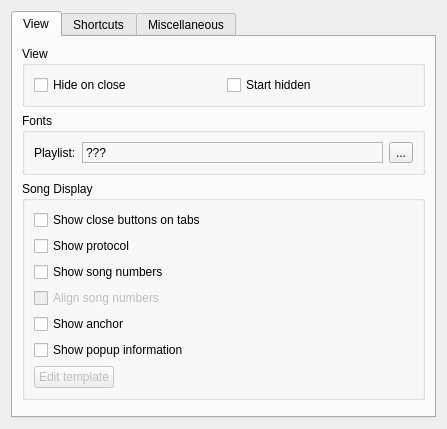
<?xml version="1.0" encoding="UTF-8"?>
<ui version="4.0">
 <class>QSUISettings</class>
 <widget class="QWidget" name="QSUISettings">
  <property name="geometry">
   <rect>
    <x>0</x>
    <y>0</y>
    <width>447</width>
    <height>429</height>
   </rect>
  </property>
  <property name="windowTitle">
   <string notr="true">Form</string>
  </property>
  <layout class="QHBoxLayout" name="horizontalLayout">
   <item>
    <widget class="QTabWidget" name="tabWidget">
     <property name="currentIndex">
      <number>0</number>
     </property>
     <widget class="QWidget" name="tab">
      <attribute name="title">
       <string>View</string>
      </attribute>
      <layout class="QVBoxLayout" name="verticalLayout">
       <item>
        <widget class="QGroupBox" name="groupBox">
         <property name="title">
          <string>View</string>
         </property>
         <layout class="QHBoxLayout" name="horizontalLayout_2">
          <item>
           <widget class="QCheckBox" name="hideOnCloseCheckBox">
            <property name="text">
             <string>Hide on close</string>
            </property>
           </widget>
          </item>
          <item>
           <widget class="QCheckBox" name="hiddenCheckBox">
            <property name="text">
             <string>Start hidden</string>
            </property>
           </widget>
          </item>
         </layout>
        </widget>
       </item>
       <item>
        <widget class="QGroupBox" name="plGroupBox">
         <property name="sizePolicy">
          <sizepolicy hsizetype="Preferred" vsizetype="Fixed">
           <horstretch>0</horstretch>
           <verstretch>0</verstretch>
          </sizepolicy>
         </property>
         <property name="title">
          <string>Fonts</string>
         </property>
         <layout class="QGridLayout" name="gridLayout_2">
          <item row="0" column="0">
           <widget class="QLabel" name="label_2">
            <property name="sizePolicy">
             <sizepolicy hsizetype="Preferred" vsizetype="Preferred">
              <horstretch>0</horstretch>
              <verstretch>0</verstretch>
             </sizepolicy>
            </property>
            <property name="maximumSize">
             <size>
              <width>80</width>
              <height>16777215</height>
             </size>
            </property>
            <property name="text">
             <string>Playlist:</string>
            </property>
            <property name="alignment">
             <set>Qt::AlignLeading|Qt::AlignLeft|Qt::AlignVCenter</set>
            </property>
           </widget>
          </item>
          <item row="0" column="1">
           <widget class="QLabel" name="plFontLabel">
            <property name="sizePolicy">
             <sizepolicy hsizetype="Expanding" vsizetype="Preferred">
              <horstretch>0</horstretch>
              <verstretch>0</verstretch>
             </sizepolicy>
            </property>
            <property name="frameShape">
             <enum>QFrame::StyledPanel</enum>
            </property>
            <property name="frameShadow">
             <enum>QFrame::Sunken</enum>
            </property>
            <property name="text">
             <string>???</string>
            </property>
           </widget>
          </item>
          <item row="0" column="2">
           <widget class="QToolButton" name="plFontButton">
            <property name="text">
             <string>...</string>
            </property>
           </widget>
          </item>
         </layout>
        </widget>
       </item>
       <item>
        <widget class="QGroupBox" name="groupBox_2">
         <property name="title">
          <string>Song Display</string>
         </property>
         <layout class="QGridLayout" name="gridLayout_3">
          <item row="1" column="0">
           <widget class="QCheckBox" name="protocolCheckBox">
            <property name="text">
             <string>Show protocol</string>
            </property>
           </widget>
          </item>
          <item row="2" column="0">
           <widget class="QCheckBox" name="numbersCheckBox">
            <property name="text">
             <string>Show song numbers</string>
            </property>
           </widget>
          </item>
          <item row="3" column="0">
           <widget class="QCheckBox" name="alignCheckBox">
            <property name="enabled">
             <bool>false</bool>
            </property>
            <property name="text">
             <string>Align song numbers</string>
            </property>
           </widget>
          </item>
          <item row="4" column="0">
           <widget class="QCheckBox" name="anchorCheckBox">
            <property name="text">
             <string>Show anchor</string>
            </property>
           </widget>
          </item>
          <item row="6" column="0">
           <widget class="QCheckBox" name="popupCheckBox">
            <property name="text">
             <string>Show popup information</string>
            </property>
           </widget>
          </item>
          <item row="8" column="0">
           <layout class="QHBoxLayout" name="horizontalLayout_3">
            <item>
             <widget class="QPushButton" name="popupTemplateButton">
              <property name="enabled">
               <bool>false</bool>
              </property>
              <property name="text">
               <string>Edit template</string>
              </property>
             </widget>
            </item>
            <item>
             <spacer name="horizontalSpacer_2">
              <property name="orientation">
               <enum>Qt::Horizontal</enum>
              </property>
              <property name="sizeHint" stdset="0">
               <size>
                <width>40</width>
                <height>20</height>
               </size>
              </property>
             </spacer>
            </item>
           </layout>
          </item>
          <item row="0" column="0">
           <widget class="QCheckBox" name="tabsClosableCheckBox">
            <property name="text">
             <string>Show close buttons on tabs</string>
            </property>
           </widget>
          </item>
         </layout>
        </widget>
       </item>
       <item>
        <spacer name="verticalSpacer">
         <property name="orientation">
          <enum>Qt::Vertical</enum>
         </property>
         <property name="sizeHint" stdset="0">
          <size>
           <width>20</width>
           <height>40</height>
          </size>
         </property>
        </spacer>
       </item>
      </layout>
     </widget>
     <widget class="QWidget" name="tab_5">
      <attribute name="title">
       <string>Shortcuts</string>
      </attribute>
      <layout class="QGridLayout" name="gridLayout">
       <item row="0" column="0" colspan="2">
        <widget class="QTreeWidget" name="shortcutTreeWidget">
         <property name="alternatingRowColors">
          <bool>true</bool>
         </property>
         <property name="animated">
          <bool>true</bool>
         </property>
         <column>
          <property name="text">
           <string>Action</string>
          </property>
         </column>
         <column>
          <property name="text">
           <string>Shortcut</string>
          </property>
         </column>
        </widget>
       </item>
       <item row="1" column="0">
        <widget class="QPushButton" name="changeShortcutButton">
         <property name="text">
          <string>Change shortcut...</string>
         </property>
        </widget>
       </item>
       <item row="1" column="1">
        <spacer name="horizontalSpacer_7">
         <property name="orientation">
          <enum>Qt::Horizontal</enum>
         </property>
         <property name="sizeHint" stdset="0">
          <size>
           <width>281</width>
           <height>20</height>
          </size>
         </property>
        </spacer>
       </item>
      </layout>
     </widget>
     <widget class="QWidget" name="tab_2">
      <attribute name="title">
       <string>Miscellaneous</string>
      </attribute>
      <layout class="QVBoxLayout" name="verticalLayout_2">
       <item>
        <widget class="QGroupBox" name="groupBox_4">
         <property name="title">
          <string>Analyzer Colors</string>
         </property>
         <layout class="QGridLayout" name="gridLayout_4">
          <item row="0" column="0">
           <widget class="QLabel" name="label">
            <property name="text">
             <string>Analyzer #1:</string>
            </property>
           </widget>
          </item>
          <item row="0" column="1">
           <widget class="ColorWidget" name="aColor1">
            <property name="sizePolicy">
             <sizepolicy hsizetype="Fixed" vsizetype="Fixed">
              <horstretch>0</horstretch>
              <verstretch>0</verstretch>
             </sizepolicy>
            </property>
            <property name="minimumSize">
             <size>
              <width>20</width>
              <height>20</height>
             </size>
            </property>
            <property name="maximumSize">
             <size>
              <width>20</width>
              <height>20</height>
             </size>
            </property>
            <property name="frameShape">
             <enum>QFrame::Box</enum>
            </property>
            <property name="frameShadow">
             <enum>QFrame::Plain</enum>
            </property>
           </widget>
          </item>
          <item row="0" column="3">
           <widget class="QLabel" name="label_3">
            <property name="text">
             <string>Peaks:</string>
            </property>
           </widget>
          </item>
          <item row="0" column="4">
           <widget class="ColorWidget" name="peaksColor">
            <property name="sizePolicy">
             <sizepolicy hsizetype="Fixed" vsizetype="Fixed">
              <horstretch>0</horstretch>
              <verstretch>0</verstretch>
             </sizepolicy>
            </property>
            <property name="minimumSize">
             <size>
              <width>20</width>
              <height>20</height>
             </size>
            </property>
            <property name="maximumSize">
             <size>
              <width>20</width>
              <height>20</height>
             </size>
            </property>
            <property name="frameShape">
             <enum>QFrame::Box</enum>
            </property>
           </widget>
          </item>
          <item row="1" column="0">
           <widget class="QLabel" name="label_4">
            <property name="text">
             <string>Analyzer #2:</string>
            </property>
           </widget>
          </item>
          <item row="1" column="1">
           <widget class="ColorWidget" name="aColor2">
            <property name="sizePolicy">
             <sizepolicy hsizetype="Fixed" vsizetype="Fixed">
              <horstretch>0</horstretch>
              <verstretch>0</verstretch>
             </sizepolicy>
            </property>
            <property name="minimumSize">
             <size>
              <width>20</width>
              <height>20</height>
             </size>
            </property>
            <property name="maximumSize">
             <size>
              <width>20</width>
              <height>20</height>
             </size>
            </property>
            <property name="frameShape">
             <enum>QFrame::Box</enum>
            </property>
           </widget>
          </item>
          <item row="1" column="3">
           <widget class="QLabel" name="label_5">
            <property name="text">
             <string>Background:</string>
            </property>
           </widget>
          </item>
          <item row="1" column="4">
           <widget class="ColorWidget" name="bgColor">
            <property name="sizePolicy">
             <sizepolicy hsizetype="Fixed" vsizetype="Fixed">
              <horstretch>0</horstretch>
              <verstretch>0</verstretch>
             </sizepolicy>
            </property>
            <property name="minimumSize">
             <size>
              <width>20</width>
              <height>20</height>
             </size>
            </property>
            <property name="maximumSize">
             <size>
              <width>20</width>
              <height>20</height>
             </size>
            </property>
            <property name="frameShape">
             <enum>QFrame::Box</enum>
            </property>
           </widget>
          </item>
          <item row="2" column="0">
           <widget class="QLabel" name="label_6">
            <property name="text">
             <string>Analyzer #3:</string>
            </property>
           </widget>
          </item>
          <item row="2" column="1">
           <widget class="ColorWidget" name="aColor3">
            <property name="sizePolicy">
             <sizepolicy hsizetype="Fixed" vsizetype="Fixed">
              <horstretch>0</horstretch>
              <verstretch>0</verstretch>
             </sizepolicy>
            </property>
            <property name="minimumSize">
             <size>
              <width>20</width>
              <height>20</height>
             </size>
            </property>
            <property name="maximumSize">
             <size>
              <width>20</width>
              <height>20</height>
             </size>
            </property>
            <property name="frameShape">
             <enum>QFrame::Box</enum>
            </property>
           </widget>
          </item>
          <item row="2" column="3" colspan="2">
           <spacer name="horizontalSpacer">
            <property name="orientation">
             <enum>Qt::Horizontal</enum>
            </property>
            <property name="sizeType">
             <enum>QSizePolicy::Preferred</enum>
            </property>
            <property name="sizeHint" stdset="0">
             <size>
              <width>20</width>
              <height>20</height>
             </size>
            </property>
           </spacer>
          </item>
          <item row="0" column="5" rowspan="3">
           <spacer name="horizontalSpacer_3">
            <property name="orientation">
             <enum>Qt::Horizontal</enum>
            </property>
            <property name="sizeHint" stdset="0">
             <size>
              <width>10</width>
              <height>20</height>
             </size>
            </property>
           </spacer>
          </item>
          <item row="0" column="2" rowspan="3">
           <spacer name="horizontalSpacer_4">
            <property name="orientation">
             <enum>Qt::Horizontal</enum>
            </property>
            <property name="sizeHint" stdset="0">
             <size>
              <width>40</width>
              <height>20</height>
             </size>
            </property>
           </spacer>
          </item>
         </layout>
        </widget>
       </item>
       <item>
        <widget class="QGroupBox" name="groupBox_3">
         <property name="title">
          <string>Playlist Colors</string>
         </property>
         <layout class="QGridLayout" name="gridLayout_5">
          <item row="1" column="0">
           <widget class="QLabel" name="label_7">
            <property name="text">
             <string>Background #1:</string>
            </property>
           </widget>
          </item>
          <item row="1" column="1">
           <widget class="ColorWidget" name="plBg1Color">
            <property name="enabled">
             <bool>false</bool>
            </property>
            <property name="sizePolicy">
             <sizepolicy hsizetype="Fixed" vsizetype="Fixed">
              <horstretch>0</horstretch>
              <verstretch>0</verstretch>
             </sizepolicy>
            </property>
            <property name="minimumSize">
             <size>
              <width>20</width>
              <height>20</height>
             </size>
            </property>
            <property name="maximumSize">
             <size>
              <width>20</width>
              <height>20</height>
             </size>
            </property>
            <property name="frameShape">
             <enum>QFrame::Box</enum>
            </property>
           </widget>
          </item>
          <item row="1" column="2" rowspan="3">
           <spacer name="horizontalSpacer_5">
            <property name="orientation">
             <enum>Qt::Horizontal</enum>
            </property>
            <property name="sizeHint" stdset="0">
             <size>
              <width>40</width>
              <height>43</height>
             </size>
            </property>
           </spacer>
          </item>
          <item row="1" column="3">
           <widget class="QLabel" name="label_10">
            <property name="text">
             <string>Normal text:</string>
            </property>
           </widget>
          </item>
          <item row="1" column="4">
           <widget class="ColorWidget" name="plTextNormalColor">
            <property name="enabled">
             <bool>false</bool>
            </property>
            <property name="sizePolicy">
             <sizepolicy hsizetype="Fixed" vsizetype="Fixed">
              <horstretch>0</horstretch>
              <verstretch>0</verstretch>
             </sizepolicy>
            </property>
            <property name="minimumSize">
             <size>
              <width>20</width>
              <height>20</height>
             </size>
            </property>
            <property name="maximumSize">
             <size>
              <width>20</width>
              <height>20</height>
             </size>
            </property>
            <property name="frameShape">
             <enum>QFrame::Box</enum>
            </property>
           </widget>
          </item>
          <item row="1" column="5" rowspan="3">
           <spacer name="horizontalSpacer_6">
            <property name="orientation">
             <enum>Qt::Horizontal</enum>
            </property>
            <property name="sizeHint" stdset="0">
             <size>
              <width>66</width>
              <height>68</height>
             </size>
            </property>
           </spacer>
          </item>
          <item row="2" column="0">
           <widget class="QLabel" name="label_8">
            <property name="text">
             <string>Background #2:</string>
            </property>
           </widget>
          </item>
          <item row="2" column="1">
           <widget class="ColorWidget" name="plBg2Color">
            <property name="enabled">
             <bool>false</bool>
            </property>
            <property name="sizePolicy">
             <sizepolicy hsizetype="Fixed" vsizetype="Fixed">
              <horstretch>0</horstretch>
              <verstretch>0</verstretch>
             </sizepolicy>
            </property>
            <property name="minimumSize">
             <size>
              <width>20</width>
              <height>20</height>
             </size>
            </property>
            <property name="maximumSize">
             <size>
              <width>20</width>
              <height>20</height>
             </size>
            </property>
            <property name="frameShape">
             <enum>QFrame::Box</enum>
            </property>
           </widget>
          </item>
          <item row="2" column="3">
           <widget class="QLabel" name="label_11">
            <property name="text">
             <string>Current text:</string>
            </property>
           </widget>
          </item>
          <item row="2" column="4">
           <widget class="ColorWidget" name="plTextCurrentColor">
            <property name="enabled">
             <bool>false</bool>
            </property>
            <property name="sizePolicy">
             <sizepolicy hsizetype="Fixed" vsizetype="Fixed">
              <horstretch>0</horstretch>
              <verstretch>0</verstretch>
             </sizepolicy>
            </property>
            <property name="minimumSize">
             <size>
              <width>20</width>
              <height>20</height>
             </size>
            </property>
            <property name="maximumSize">
             <size>
              <width>20</width>
              <height>20</height>
             </size>
            </property>
            <property name="frameShape">
             <enum>QFrame::Box</enum>
            </property>
           </widget>
          </item>
          <item row="3" column="0">
           <widget class="QLabel" name="label_9">
            <property name="text">
             <string>Highlighted background:</string>
            </property>
           </widget>
          </item>
          <item row="3" column="1">
           <widget class="ColorWidget" name="plHlColor">
            <property name="enabled">
             <bool>false</bool>
            </property>
            <property name="sizePolicy">
             <sizepolicy hsizetype="Fixed" vsizetype="Fixed">
              <horstretch>0</horstretch>
              <verstretch>0</verstretch>
             </sizepolicy>
            </property>
            <property name="minimumSize">
             <size>
              <width>20</width>
              <height>20</height>
             </size>
            </property>
            <property name="maximumSize">
             <size>
              <width>20</width>
              <height>20</height>
             </size>
            </property>
            <property name="frameShape">
             <enum>QFrame::Box</enum>
            </property>
           </widget>
          </item>
          <item row="3" column="3">
           <widget class="QLabel" name="label_12">
            <property name="text">
             <string>Hightlighted text:</string>
            </property>
           </widget>
          </item>
          <item row="3" column="4">
           <widget class="ColorWidget" name="plTextHlCurrentColor">
            <property name="enabled">
             <bool>false</bool>
            </property>
            <property name="sizePolicy">
             <sizepolicy hsizetype="Fixed" vsizetype="Fixed">
              <horstretch>0</horstretch>
              <verstretch>0</verstretch>
             </sizepolicy>
            </property>
            <property name="minimumSize">
             <size>
              <width>20</width>
              <height>20</height>
             </size>
            </property>
            <property name="maximumSize">
             <size>
              <width>20</width>
              <height>20</height>
             </size>
            </property>
            <property name="frameShape">
             <enum>QFrame::Box</enum>
            </property>
           </widget>
          </item>
          <item row="0" column="0" colspan="6">
           <widget class="QCheckBox" name="plSystemColorsCheckBox">
            <property name="text">
             <string>Use system colors</string>
            </property>
            <property name="checked">
             <bool>true</bool>
            </property>
           </widget>
          </item>
         </layout>
        </widget>
       </item>
       <item>
        <spacer name="verticalSpacer_2">
         <property name="orientation">
          <enum>Qt::Vertical</enum>
         </property>
         <property name="sizeHint" stdset="0">
          <size>
           <width>20</width>
           <height>267</height>
          </size>
         </property>
        </spacer>
       </item>
      </layout>
     </widget>
    </widget>
   </item>
  </layout>
 </widget>
 <customwidgets>
  <customwidget>
   <class>ColorWidget</class>
   <extends>QFrame</extends>
   <header>colorwidget.h</header>
   <container>1</container>
  </customwidget>
 </customwidgets>
 <resources/>
 <connections>
  <connection>
   <sender>numbersCheckBox</sender>
   <signal>toggled(bool)</signal>
   <receiver>alignCheckBox</receiver>
   <slot>setEnabled(bool)</slot>
   <hints>
    <hint type="sourcelabel">
     <x>126</x>
     <y>274</y>
    </hint>
    <hint type="destinationlabel">
     <x>128</x>
     <y>301</y>
    </hint>
   </hints>
  </connection>
  <connection>
   <sender>popupCheckBox</sender>
   <signal>toggled(bool)</signal>
   <receiver>popupTemplateButton</receiver>
   <slot>setEnabled(bool)</slot>
   <hints>
    <hint type="sourcelabel">
     <x>96</x>
     <y>355</y>
    </hint>
    <hint type="destinationlabel">
     <x>99</x>
     <y>389</y>
    </hint>
   </hints>
  </connection>
  <connection>
   <sender>plSystemColorsCheckBox</sender>
   <signal>toggled(bool)</signal>
   <receiver>plBg1Color</receiver>
   <slot>setDisabled(bool)</slot>
   <hints>
    <hint type="sourcelabel">
     <x>113</x>
     <y>195</y>
    </hint>
    <hint type="destinationlabel">
     <x>188</x>
     <y>220</y>
    </hint>
   </hints>
  </connection>
  <connection>
   <sender>plSystemColorsCheckBox</sender>
   <signal>toggled(bool)</signal>
   <receiver>plBg2Color</receiver>
   <slot>setDisabled(bool)</slot>
   <hints>
    <hint type="sourcelabel">
     <x>150</x>
     <y>196</y>
    </hint>
    <hint type="destinationlabel">
     <x>186</x>
     <y>251</y>
    </hint>
   </hints>
  </connection>
  <connection>
   <sender>plSystemColorsCheckBox</sender>
   <signal>toggled(bool)</signal>
   <receiver>plHlColor</receiver>
   <slot>setDisabled(bool)</slot>
   <hints>
    <hint type="sourcelabel">
     <x>96</x>
     <y>200</y>
    </hint>
    <hint type="destinationlabel">
     <x>186</x>
     <y>280</y>
    </hint>
   </hints>
  </connection>
  <connection>
   <sender>plSystemColorsCheckBox</sender>
   <signal>toggled(bool)</signal>
   <receiver>plTextNormalColor</receiver>
   <slot>setDisabled(bool)</slot>
   <hints>
    <hint type="sourcelabel">
     <x>212</x>
     <y>196</y>
    </hint>
    <hint type="destinationlabel">
     <x>348</x>
     <y>219</y>
    </hint>
   </hints>
  </connection>
  <connection>
   <sender>plSystemColorsCheckBox</sender>
   <signal>toggled(bool)</signal>
   <receiver>plTextCurrentColor</receiver>
   <slot>setDisabled(bool)</slot>
   <hints>
    <hint type="sourcelabel">
     <x>209</x>
     <y>195</y>
    </hint>
    <hint type="destinationlabel">
     <x>360</x>
     <y>252</y>
    </hint>
   </hints>
  </connection>
  <connection>
   <sender>plSystemColorsCheckBox</sender>
   <signal>toggled(bool)</signal>
   <receiver>plTextHlCurrentColor</receiver>
   <slot>setDisabled(bool)</slot>
   <hints>
    <hint type="sourcelabel">
     <x>220</x>
     <y>197</y>
    </hint>
    <hint type="destinationlabel">
     <x>347</x>
     <y>285</y>
    </hint>
   </hints>
  </connection>
 </connections>
</ui>
